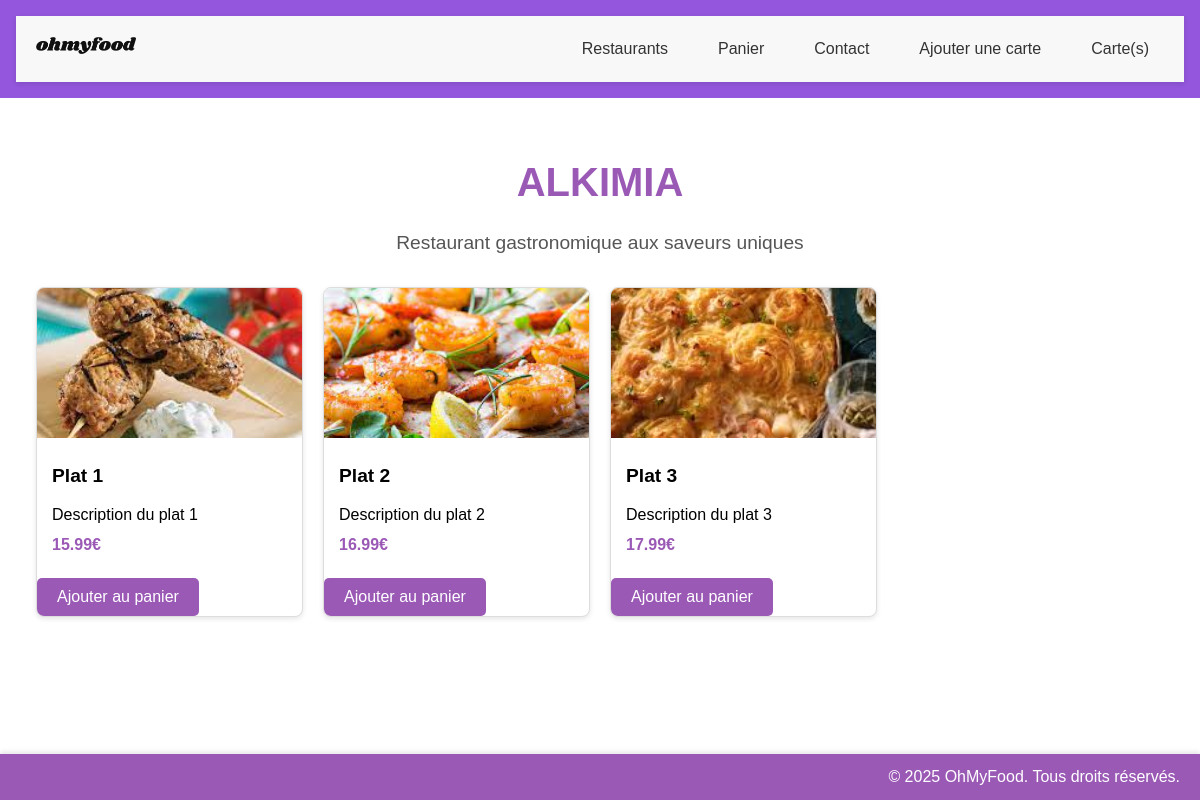
The page /restaurant/1 on the database its author committed.
### app.py (models this page shows)
class Restaurant(db.Model):
    id = db.Column(db.Integer, primary_key=True)
    nom = db.Column(db.String(100), nullable=False)
    description = db.Column(db.Text)
    image = db.Column(db.String(255))  # Colonne pour l'image
    plats = db.relationship('Plat', backref='restaurant', lazy=True)

class Plat(db.Model):
    id = db.Column(db.Integer, primary_key=True)
    nom = db.Column(db.String(100), nullable=False)
    description = db.Column(db.Text)
    prix = db.Column(db.Float, nullable=False)
    restaurant_id = db.Column(db.Integer, db.ForeignKey('restaurant.id'), nullable=False)
    image = db.Column(db.String(255))  # Colonne pour l'image

### app.py (the view)
@app.route('/restaurant/<int:restaurant_id>')
def restaurant_detail(restaurant_id):
    restaurant = Restaurant.query.get_or_404(restaurant_id)
    return render_template('restaurant.html', restaurant=restaurant)

### templates/restaurant.html (shortened to what this page needs)
{% extends "base.html" %}
{% block content %}
<div class="restaurant-detail">
    <h1>{{ restaurant.nom }}</h1>
    <p class="description">{{ restaurant.description }}</p>
    <div class="menu-grid">
        {% for plat in restaurant.plats %}
        <div class="plat-card">
            <img src="{{ url_for('static', filename=plat.image) }}" alt="{{ plat.nom }}" class="plat-image">
            <div class="plat-info">
                <h3>{{ plat.nom }}</h3>
                <p>{{ plat.description }}</p>
                <p class="prix">{{ '{:.2f}'.format(plat.prix) }}€</p>
            </div>
            <form action="{{ url_for('ajouter_panier') }}" method="POST">
                <button type="submit" class="btn">Ajouter au panier</button>
            </form>
        </div>
        {% endfor %}
    </div>
</div>
{% endblock %}

### static/css/style.css (style rules this page uses)
* { margin: 0; padding: 0; box-sizing: border-box; }
body { font-family: Arial, sans-serif; line-height: 1.6; }
.btn { display: inline-block; padding: 10px 20px; font-size: 16px; color: #fff; background-color: #9b59b6; border: none; border-radius: 5px; text-decoration: none; transition: background-color 0.3s, transform 0.3s; }
.restaurant-detail { padding: 20px; }
.menu-grid { display: grid; grid-template-columns: repeat(auto-fill, minmax(250px, 1fr)); gap: 20px; }
.plat-card { background-color: #fff; border: 1px solid #ddd; border-radius: 8px; box-shadow: 0 2px 5px rgba(0, 0, 0, 0.1); overflow: hidden; transition: transform 0.3s; }
.plat-image { width: 100%; height: 150px; object-fit: cover; }
.plat-info { padding: 15px; }
.plat-info h3 { margin: 0 0 10px; font-size: 1.2em; }
.plat-info p { margin: 5px 0; }
.prix { font-weight: bold; color: #9b59b6; }
.restaurant-detail h1 { font-size: 2.5em; color: #9b59b6; margin-bottom: 15px; text-align: center; text-transform: uppercase; }
.restaurant-detail .description { font-size: 1.2em; color: #555; margin-bottom: 30px; text-align: center; line-height: 1.5; }

### rows shown on the page
Restaurant: nom "ALKIMIA", description "Restaurant gastronomique aux saveurs uniques"
Plat: image (picture), nom "Plat 1", description "Description du plat 1", prix "15.99"
Plat: image (picture), nom "Plat 2", description "Description du plat 2", prix "16.99"
Plat: image (picture), nom "Plat 3", description "Description du plat 3", prix "17.99"
